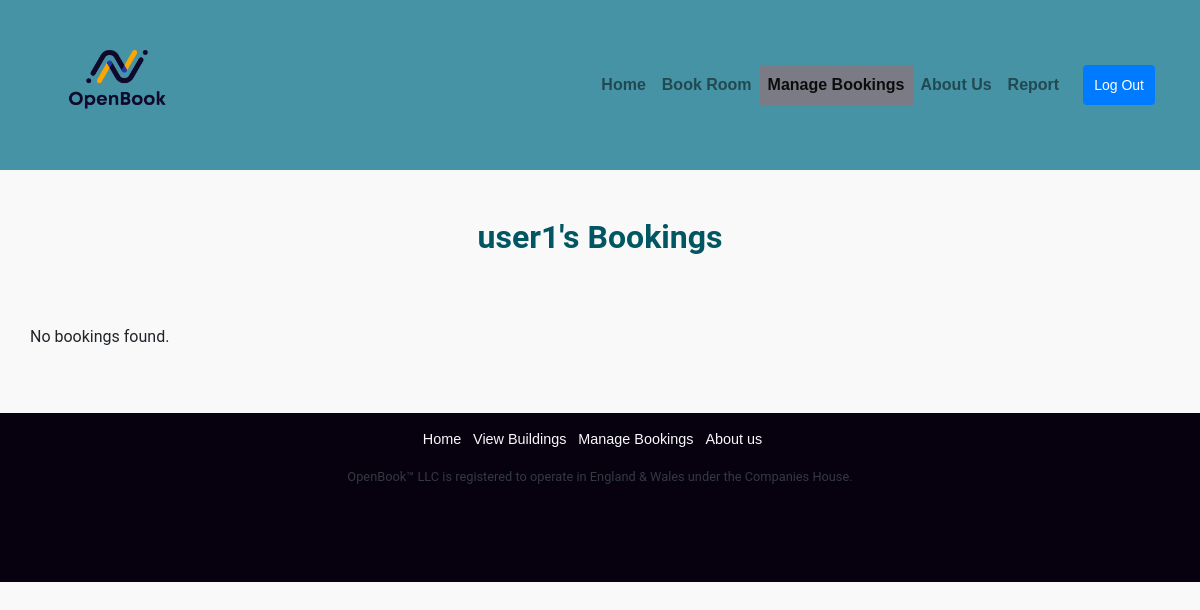
Page /ManageBookings.php (signed in) on the earlier database version.
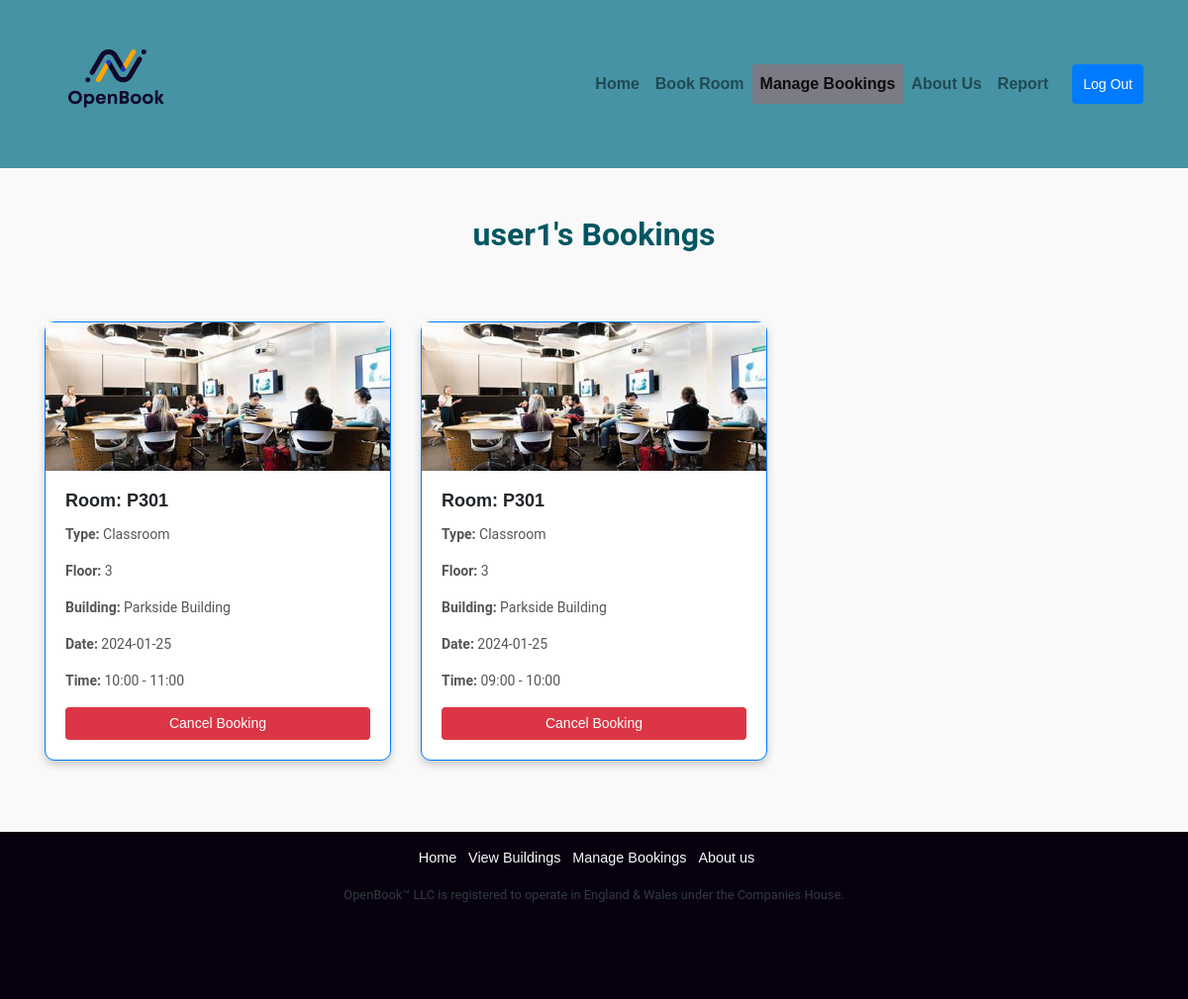
Same page on the later database version.
### tables this page shows
CREATE TABLE `appointments` (
  `appointmentID` int(11) NOT NULL,
  `userID` int(11) NOT NULL,
  `roomID` int(11) NOT NULL,
  `date` date NOT NULL,
  `timeSlot` time NOT NULL,
  `paid` tinyint(1) NOT NULL,
  `cancelled` tinyint(1) NOT NULL
);

CREATE TABLE `rooms` (
  `roomID` int(11) NOT NULL,
  `building` int(11) NOT NULL,
  `roomName` varchar(255) NOT NULL,
  `roomDesc` text DEFAULT NULL,
  `roomImg` text DEFAULT NULL,
  `floor` int(11) NOT NULL,
  `capacity` int(11) NOT NULL,
  `roomType` enum('Classroom','Hall','Lab') DEFAULT NULL
);

CREATE TABLE `buildings` (
  `buildingID` int(11) NOT NULL,
  `buildingName` varchar(255) NOT NULL,
  `buildingDesc` text DEFAULT NULL,
  `buildingImg` text DEFAULT NULL,
  `numbOfRooms` int(11) DEFAULT NULL,
  `levels` int(11) NOT NULL,
  `helpline` varchar(255) DEFAULT NULL,
  `streetName` varchar(255) NOT NULL,
  `city` varchar(255) NOT NULL,
  `postCode` varchar(255) NOT NULL
);

### resources/database.php (called while the page is built, shortened)
<?php
function formatTimeSlot($timeSlot) {
    $startTime = DateTime::createFromFormat('H:i:s', $timeSlot);
    $endTime = clone $startTime;
    $endTime->add(new DateInterval('PT1H'));
    return $startTime->format('H:i') . ' - ' . $endTime->format('H:i');
}
?>

### ManageBookings.php (the view, shortened to what this page needs)
<?php
include "resources/database.php";
include 'resources/html_construct.php';
if (isset($_SESSION['username'])) {
    $username = $_SESSION['username'];
} else {
    header("Location: login.php");
    exit;
}
$userID = null;
$sql = "SELECT userID FROM users WHERE username = ?";
$stmt = $conn->prepare($sql);
$stmt->bind_param("s", $username);
$stmt->execute();
$result = $stmt->get_result();
if ($result->num_rows > 0) {
    $user = $result->fetch_assoc();
    $userID = $user['userID'];
} else {
    echo "User not found.";
    exit;
}
?>
<!DOCTYPE html>
<html lang="en">
<head>
    <link rel="stylesheet" href="https://maxcdn.bootstrapcdn.com/bootstrap/4.0.0/css/bootstrap.min.css" rel="nofollow"
>
    <link rel="stylesheet" href="public_html/style/main.css">
</head>
<body>
    <nav class="navbar navbar-expand-lg navbar-light bg-teal">
        <div class="container">
            <a class="navbar-brand" href="index.php">
                <img src="public_html/images/OpenBook_Logo.png" alt="OpenBook Logo" class="OBLogo">
            </a>
            <div class="navbar-nav ml-auto">
                <a class="nav-item nav-link" href="index.php">Home</a>
                <a class="nav-item nav-link" href="BookRooms.php">Book Room</a>
                <a class="nav-item nav-link active" href="ManageBookings.php">Manage Bookings</a>
                <a class="nav-item nav-link" href="AboutUs.php">About Us</a>
                <a class="nav-item nav-link" href="ReportPage.php">Report</a>
                <button onclick="window.location.href='index.php?action=logout'" class="btn btn-primary ml-3">Log Out</button>
            </div>
        </div>
    </nav>
    <div class="container mt-5">
        <h2 class="text-center mb-4"><?php echo $username; ?>'s Bookings</h2>
        <div class="row">
            <?php
            $sql = "SELECT a.appointmentID, r.roomName, r.roomType, r.floor, r.building, r.roomImg, b.buildingName, a.date, a.timeSlot
                    FROM appointments a
                    JOIN rooms r ON a.roomID = r.roomID
                    JOIN buildings b ON r.building = b.buildingID
                    WHERE a.userID = ? AND a.cancelled = 0";
            $stmt = $conn->prepare($sql);
            $stmt->bind_param("i", $userID);
            $stmt->execute();
            $result = $stmt->get_result();
            if ($result->num_rows > 0) {
                while ($row = $result->fetch_assoc()) {
                    echo '<div class="col-md-4 mb-4">';
                    echo '<div class="card border-primary">';
                    echo '<img src="' . htmlspecialchars($row['roomImg']) . '" class="card-img-top" alt="Room Image">';
                    echo '<div class="card-body">';
                    echo '<h5 class="card-title">Room: ' . htmlspecialchars($row['roomName']) . '</h5>';
                    echo '<p class="card-text"><strong>Type:</strong> ' . htmlspecialchars($row['roomType']) . '</p>';
                    echo '<p class="card-text"><strong>Floor:</strong> ' . htmlspecialchars($row['floor']) . '</p>';
                    echo '<p class="card-text"><strong>Building:</strong> ' . htmlspecialchars($row['buildingName']) . '</p>';
                    echo '<p class="card-text"><strong>Date:</strong> ' . htmlspecialchars($row['date']) . '</p>';
                    echo '<p class="card-text"><strong>Time:</strong> ' . formatTimeSlot(htmlspecialchars($row['timeSlot'])) . '</p>';
                    echo '<form method="POST">';
                    echo '<button type="submit" name="cancel_booking" class="btn btn-danger btn-block">Cancel Booking</button>';
                    echo '</form>';
                    echo '</div>';
                    echo '</div>';
                    echo '</div>';
                }
            } else {
                echo '<p class="text-center">No bookings found.</p>';
            }
            ?>
        </div>
    </div>
    <?php display_footer(); ?>
</body>
</html>

### resources/html_construct.php
<?php
function display_footer() {
    echo '
    <footer class="footer text-center py-3 text-light mt-5">
        <div class="container">
            <ul class="list-inline">
                <li class="list-inline-item"><a href="index.php" class="text-light">Home</a></li>';
    if (isset($_SESSION['username'])) {
        echo '
                <li class="list-inline-item"><a href="BookRooms.php" class="text-light">View Buildings</a></li>
                <li class="list-inline-item"><a href="ManageBookings.php" class="text-light">Manage Bookings</a></li>';
    } else {
        echo '
                <li class="list-inline-item"><a href="SignUp.php" class="text-light">Sign Up</a></li>';
    }
        echo '
                <li class="list-inline-item"><a href="AboutUs.php" class="text-light">About us</a></li>
            </ul>
            <p class="small mt-2 text-dark">
                OpenBook™ LLC is registered to operate in England & Wales under the Companies House.
            </p>
        </div>
    </footer>
    ';
}
?>

### public_html/style/main.css (style rules this page uses)
* { margin: 0; padding: 0; box-sizing: border-box; }
.nav-link.active { color: white ; }
.navbar-brand, .nav-link { font-weight: bold; }
.navbar { background-color: #4593A5; color: white; }
.OBLogo { height: 9rem !important; width: auto !important; }
body { font-family: Arial, sans-serif; background-color: #f9f9f9; margin: 0; padding: 0; display: flex; flex-direction: column; min-height: 100vh; overflow-x: hidden; }
.bg-teal { background-color: #4593A5; color: white; }
.container { z-index: 5; }
.footer { background-color: #07010f; padding: 1rem; text-align: center; z-index: 10; position: relative; width: 100%; }
.footer ul { padding: 0; list-style: none; }
.footer li { display: inline-block; margin-right: 15px; }
.footer li a { font-size: 0.9rem; color: aliceblue; text-decoration: none; }
.footer p { font-size: 0.8rem; color: aliceblue; margin-bottom: 5rem; }
.container h2, .container h3 { color: #005662; }
.card { border-radius: 10px; box-shadow: 0px 4px 8px rgba(0, 0, 0, 0.2); }
.card-img-top { height: 150px; object-fit: cover; }
.card-body h5 { font-size: 18px; font-weight: bold; }
.card-body p { font-size: 14px; color: #555; }
footer { background-color: #4593A5; }
footer div { font-size: 14px; color: #ccc; }
.btn-primary { background-color: #007bff; border-color: #007bff; color: white; font-size: 14px; padding: 5px 10px; border-radius: 4px; }
.btn { border-color: #f4f4f400; color: white; font-size: 14px; padding: 5px 10px; border-radius: 4px; }
.active { background: #7a7b85; }
h1, h2, h3 { font-family: 'Roboto', sans-serif; font-weight: 700; }
p { font-family: 'Roboto', sans-serif; font-weight: 400; }
.row { padding-top: 45px; }

Differences in the rows shown:
added appointments: roomID.roomImg (picture), roomID.roomName "P301", roomID.roomType "Classroom", roomID.floor "3", buildings.buildingName "Parkside Building", date "2024-01-25", timeSlot "10:00 - 11:00"
added appointments: roomID.roomImg (picture), roomID.roomName "P301", roomID.roomType "Classroom", roomID.floor "3", buildings.buildingName "Parkside Building", date "2024-01-25", timeSlot "09:00 - 10:00"
Other differences:
text no longer shown: "No bookings found."
